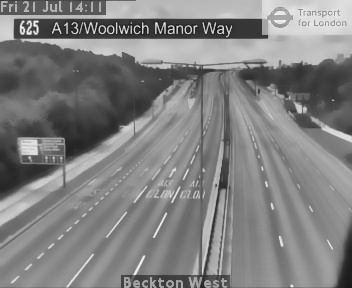
#> input picture backgrounds/625_bg.jpg, 352 x 288 px
$ jupyter execute --allow-errors Untitled.ipynb   (older library calls are emulated)
#> lines starting #> are read from the running program, lines starting #| are printed output that depends on the picture; after the words box and inside, x2 and y2 are one past the last pixel; in counts of white or black regions, pixels touching at a corner belong together; pictures that were not available may be replaced by others from this repository, and a replacement may not be noted
[cell 1]
import cv2
from os import walk
import os
import numpy as np
import time as tm
import logging
import math
import re
import pandas as pd
import matplotlib as plt
import random


loc = os.path.abspath('')
src_file = loc+'/inputs/625_201708101101.mp4'
tracked_blobs = []
track_contour = []
ret_array = []


class Vehicle():
    # [7 lines left out: function __init__, not called in this run]
    @property
    def last_position(self):
        return self.positions[-1]
    @property
    def last_position2(self):
        return self.positions[-2]

    # [9 lines left out: functions add_position, draw, not called in this run]


class Counter(object):
    # [114 lines left out: functions __init__, get_vector, is_valid, update_vehicle, update_count, not called in this run]


camera = re.match(r".*/(\d+)_.*", src_file)
camera = camera.group(1)

cap = cv2.VideoCapture(src_file)

bg_img = []
for (_, _, filenames) in walk(loc+"/backgrounds/"):
    bg_img.extend(filenames)
    break

if camera+"_bg.jpg" in bg_img:
    bg = loc+"/backgrounds/"+camera+"_bg.jpg"
    default_bg = cv2.imread(bg)
#> default_bg is the input picture: shape (288, 352, 3); min 16, max 246, mean 128.9
    default_bg = cv2.cvtColor(default_bg, cv2.COLOR_BGR2HSV)
#> default_bg: shape (288, 352, 3); mean H, S, V 0, 0, 128.9
    (_,avgSat,default_bg) = cv2.split(default_bg)
#> avgSat: shape (288, 352); every value is 0
#> default_bg: shape (288, 352)
    avg = default_bg.copy().astype("float")
else:
    avg = None
frame_w = int(cap.get(cv2.CAP_PROP_FRAME_WIDTH))
frame_h = int(cap.get(cv2.CAP_PROP_FRAME_HEIGHT))
print(frame_h)
print(frame_w)


mask = np.zeros((frame_h,frame_w), np.uint8)
mask[100:,182:] = 255
# [7 lines of commented-out code are left out]
print(mask)
THRESHOLD_SENSITIVITY = 40
ret_array.append(THRESHOLD_SENSITIVITY)
CONTOUR_WIDTH = 21
CONTOUR_HEIGHT = 16#21
DEFAULT_AVERAGE_WEIGHT = 0.01
INITIAL_AVERAGE_WEIGHT = DEFAULT_AVERAGE_WEIGHT / 50
LINE_THICKNESS = 1
SMOOTH = max(2,int(round((CONTOUR_WIDTH**0.5)/2,0)))


blobs = []
car_counter = None
frame_no = 0

total_frames = cap.get(cv2.CAP_PROP_FRAME_COUNT)
total_cars = 0

start_time = tm.time()
ret, frame = cap.read()
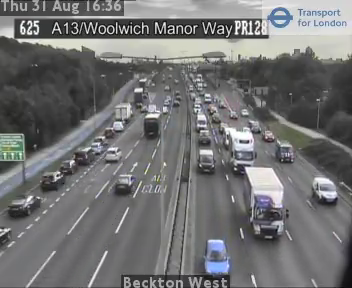
#> input picture frame 27 of inputs/625_201708311636.mp4, 352 x 288 px, given in place of 625_201708101101.mp4, which was not available
#> frame is the input picture: shape (288, 352, 3); mean B, G, R 114.9, 114.4, 114
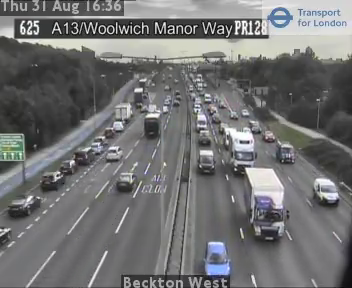
#> input picture frame 28 of inputs/625_201708311636.mp4, 352 x 288 px, given in place of 625_201708101101.mp4, which was not available
#> further down, frame is the input picture: shape (288, 352, 3); mean B, G, R 114.9, 114.4, 114
#> the loop `for plane in rgb_planes:` made 3 passes
#> pass 1, `bg_img = cv2.medianBlur(dilated_img, 21)`:
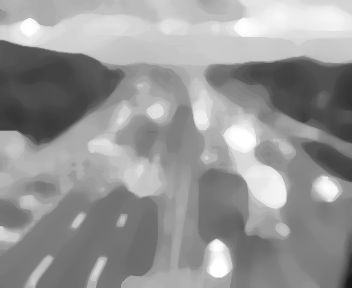
#> bg_img: shape (288, 352); min 22, max 255, mean 150.6
#> pass 1, `norm_img = cv2.normalize(diff_img,None, alpha=0, beta=255, norm_type=c..`:
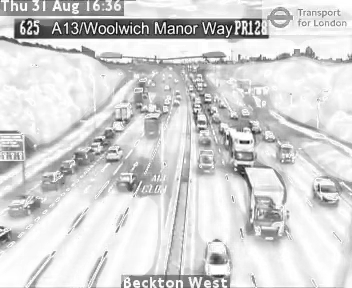
#> norm_img: shape (288, 352); min 0, max 255, mean 212.7
#> after the loop `for plane in rgb_planes:`:
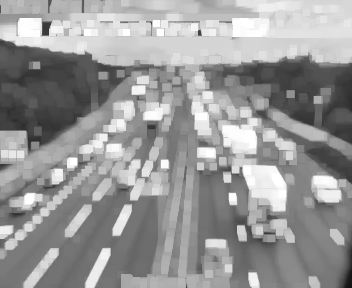
#> dilated_img: shape (288, 352); min 17, max 255, mean 152.1
#> after the loop `for plane in rgb_planes:`: result_norm_planes = 3 items
#> `frame = cv2.cvtColor(frame, cv2.COLOR_BGR2HSV)`: frame: shape (288, 352, 3); mean H, S, V 60.1, 8.4, 116.6
#> `(_,_,grayFrame) = cv2.split(frame)`:
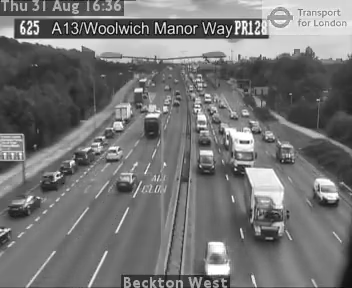
#> grayFrame: shape (288, 352); min 0, max 255, mean 116.6
#> `differenceFrame = cv2.GaussianBlur(differenceFrame, (5, 5), 0)`:
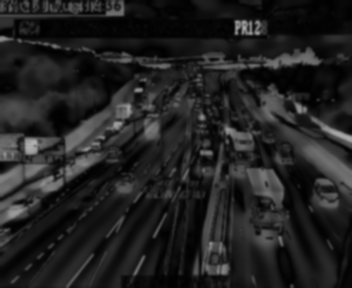
#> differenceFrame: shape (288, 352); min 0, max 180, mean 33.7
#> `retval, _ = cv2.threshold(differenceFrame, 0, 255, cv2.THRESH_BINARY+c..`: retval = 50
#> `ret2, thresholdImage = cv2.threshold(differenceFrame, int(np.mean(ret_..`:
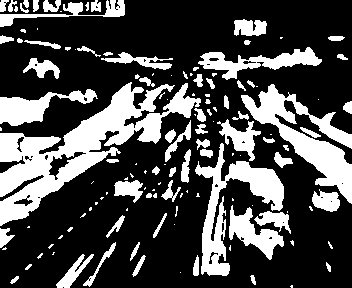
#> thresholdImage: shape (288, 352); 29.1% white; 132 white regions (65 under 20 px), largest, box (x1, y1, x2, y2) and area: (0, 82, 201, 226) 8724, (241, 84, 352, 204) 4148, (195, 143, 284, 276) 3436
#> `ret2, thresholdImage = cv2.threshold(differenceFrame, int(np.mean(ret_..`: ret2 = 40
#> `thresholdImage = cv2.morphologyEx(thresholdImage, cv2.MORPH_CLOSE, ker..`: thresholdImage: shape (288, 352); 29.2% white; 113 white regions (53 under 20 px), largest, box (x1, y1, x2, y2) and area: (0, 83, 207, 227) 8915, (242, 85, 352, 204) 4200, (196, 120, 285, 277) 4176
#> `thresholdImage = cv2.morphologyEx(thresholdImage, cv2.MORPH_OPEN, kern..`: thresholdImage: shape (288, 352); 29.1% white; 108 white regions (48 under 20 px), largest, box (x1, y1, x2, y2) and area: (0, 84, 208, 228) 8987, (197, 121, 286, 278) 4178, (243, 86, 352, 205) 3602
#> `thresholdImage = cv2.dilate(thresholdImage, kernel, iterations = 2)`:
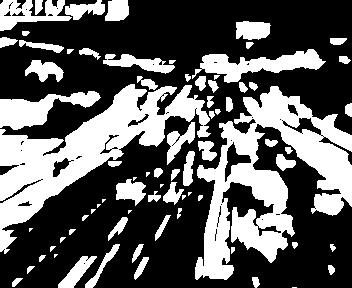
#> thresholdImage: shape (288, 352); 36.5% white; 76 white regions (13 under 20 px), largest, box (x1, y1, x2, y2) and area: (195, 86, 352, 280) 12801, (0, 84, 211, 254) 10726, (192, 49, 326, 83) 1964
#> `thresholdImage = cv2.bitwise_and(thresholdImage, thresholdImage, mask ..`:
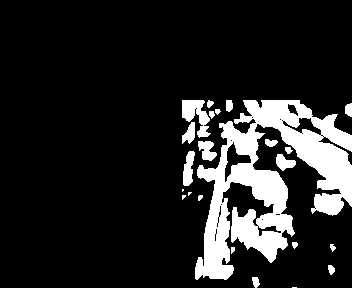
#> thresholdImage: shape (288, 352); 14.4% white; 23 white regions (4 under 20 px), largest, box (x1, y1, x2, y2) and area: (195, 100, 352, 280) 12483, (182, 100, 211, 138) 580, (183, 151, 195, 186) 285
#> `threshout = cv2.cvtColor(thresholdImage, cv2.COLOR_GRAY2BGR)`: threshout: shape (288, 352, 3); 14.4% white; 23 white regions (4 under 20 px)
#> `contours = cv2.findContours(thresholdImage, cv2.RETR_EXTERNAL, cv2.CHA..`: contours = 23 contours, 7 with area under 20; largest, box (x1, y1, x2, y2) and area: (195, 100, 352, 280) 12582, (182, 100, 211, 138) 506, (183, 151, 195, 186) 245, (198, 141, 217, 161) 211, (276, 154, 296, 171) 178

black = np.zeros((frame_h,frame_w))

#> (the rest of this cell did not finish here and is left out)
